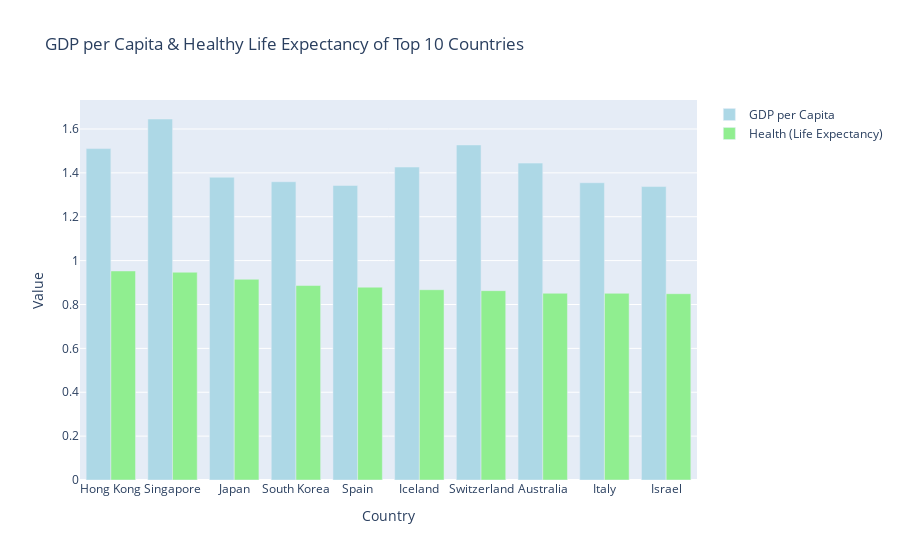

The notebook cell saved with this chart:
### Markdown cell above
>Identify the GDP per capita and Healthy Life Expectancy of the top 10 countries.

### Code cell
import pandas as pd
import plotly.graph_objects as go

# Select top 10 countries based on Healthy Life Expectancy
df_top10 = df.nlargest(10, 'Health (Life Expectancy)')

# Create bar chart using Plotly
fig1 = go.Figure()

fig1.add_trace(go.Bar(
    x=df_top10['Country'],
    y=df_top10['Economy (GDP per Capita)'],
    name='GDP per Capita',
    marker_color='lightblue'
))

fig1.add_trace(go.Bar(
    x=df_top10['Country'],
    y=df_top10['Health (Life Expectancy)'],
    name='Health (Life Expectancy)',
    marker_color='lightgreen'
))

# Update layout
fig1.update_layout(
    title="GDP per Capita & Healthy Life Expectancy of Top 10 Countries",
    xaxis_title="Country",
    yaxis_title="Value",
    barmode='group'
)

# Show the figure
fig1.show()

### Figure 1 — Plotly figure (JSON) as saved in the notebook; plotly's stock layout.template omitted (floating-point values rounded to 4 significant figures)
{"data": [{"marker": {"color": "lightblue"}, "name": "GDP per Capita", "type": "bar", "x": ["Hong Kong", "Singapore", "Japan", "South Korea", "Spain", "Iceland", "Switzerland", "Australia", "Italy", "Israel"], "y": [1.511, 1.646, 1.38, 1.359, 1.343, 1.427, 1.527, 1.444, 1.355, 1.338]}, {"marker": {"color": "lightgreen"}, "name": "Health (Life Expectancy)", "type": "bar", "x": ["Hong Kong", "Singapore", "Japan", "South Korea", "Spain", "Iceland", "Switzerland", "Australia", "Italy", "Israel"], "y": [0.9528, 0.9472, 0.9149, 0.8864, 0.879, 0.8673, 0.863, 0.8512, 0.851, 0.8492]}], "layout": {"barmode": "group", "title": {"text": "GDP per Capita & Healthy Life Expectancy of Top 10 Countries"}, "xaxis": {"title": {"text": "Country"}}, "yaxis": {"title": {"text": "Value"}}}}
